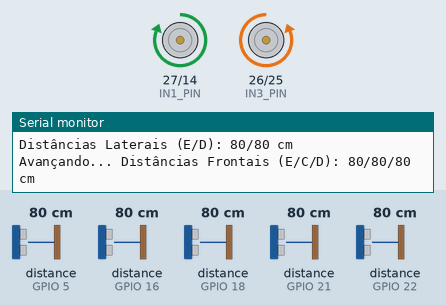
Recording of a program running on a simulated ESP32. Shown: motor-driver pin pairs drawn as motors (green arrow = first pin HIGH = forward, orange = second pin HIGH = backward, longer = more drive, scaled by the enable pin), the last lines printed to the serial monitor. Inputs (shaded band) come from the test bench; at power-on: distance to the obstacle (sensors on GPIO 18, GPIO 5, GPIO 16, GPIO 21, GPIO 22) 80 cm. The echo pulse lasts 58.3 µs per cm.

Above: at 1.2 s.
1.3 s: distance to the obstacle (sensor on GPIO 18) set to 42 cm
2.8 s: distance to the obstacle (sensor on GPIO 18) set to 35 cm
At 2.98 s:
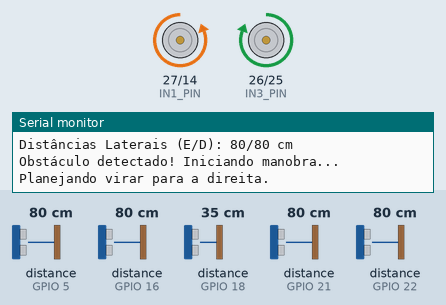
At 3.33 s:
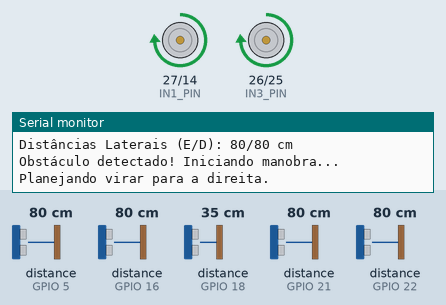
5.8 s: distance to the obstacle (sensor on GPIO 5) set to 120 cm
At 6.9 s:
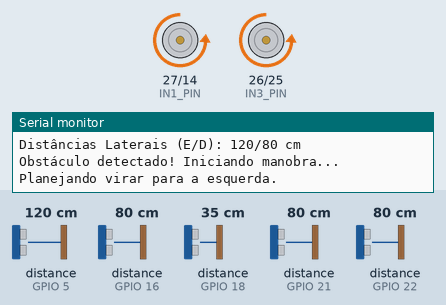
8.8 s: distance to the obstacle (sensor on GPIO 5) set to 2 cm
11.8 s: distance to the obstacle (sensor on GPIO 5) set to 250 cm
Timing chart, 0 to 15.8 s (numbered marks = the images above; inputs shaded):
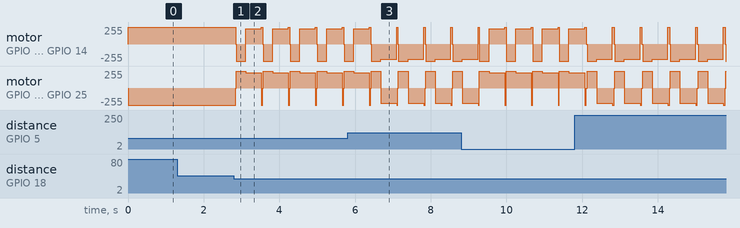

Measured:
- the behaviour switches between 40 and 39 cm on distance to the obstacle (sensor on GPIO 18) (found by bisection; images 0 and 1)

The program:

main.cpp
```cpp
#include <Arduino.h>
#include <Ultrasonic.h>

// --- 1. Definição dos Pinos ---
// É uma boa prática definir todos os pinos no início.
// Facilita a manutenção e a leitura do código.

// Motores (L298N)
// Motor Esquerda
const int ENA_PIN = 32; // Pino de Enable A (controle de velocidade)
const int IN1_PIN = 27;
const int IN2_PIN = 14;
// Motor Direita
const int ENB_PIN = 33; // Pino de Enable B (controle de velocidade)
const int IN3_PIN = 26;
const int IN4_PIN = 25;

// --- Pinos dos Sensores Ultrassônicos (HC-SR04) ---
// Sensores Frontais
const int TRIG_FRONT_LEFT_PIN = 19;
const int ECHO_FRONT_LEFT_PIN = 18;
const int TRIG_FRONT_RIGHT_PIN = 23;
const int ECHO_FRONT_RIGHT_PIN = 22;
const int TRIG_FRONT_CENTER_PIN = 17;
const int ECHO_FRONT_CENTER_PIN = 21;
// Sensores Laterais
const int TRIG_SIDE_LEFT_PIN = 4;
const int ECHO_SIDE_LEFT_PIN = 5;
const int TRIG_SIDE_RIGHT_PIN = 13;
const int ECHO_SIDE_RIGHT_PIN = 16;

// --- Configurações de PWM para Controle de Velocidade ---
const int PWM_FREQUENCY = 5000;    // Frequência do sinal PWM em Hz. 5000 é um bom valor para motores.
const int PWM_RESOLUTION = 8;      // Resolução em bits. 8 bits = valores de 0 a 255.
const int LEFT_MOTOR_CHANNEL = 0;  // Canal PWM para o motor da esquerda (ENA)
const int RIGHT_MOTOR_CHANNEL = 1; // Canal PWM para o motor da direita (ENB)

// --- Constantes de Comportamento ---
const int MOVE_SPEED = 255;          // Velocidade de movimento (0-255)
const int TURN_SPEED = 230;          // Velocidade de curva, mais lenta para precisão
const int OBSTACLE_DISTANCE_CM = 40; // Distância para considerar um obstáculo
const int REVERSE_DURATION_MS = 250; // Duração da manobra de ré
const int TURN_DURATION_MS = 400;    // Duração da curva

// --- Máquina de Estados (State Machine) ---
// Define os possíveis estados do robô.
enum RobotState {
  MOVING_FORWARD,
  MANEUVER_START,
  MANEUVER_REVERSING,
  MANEUVER_TURNING_LEFT,
  MANEUVER_TURNING_RIGHT
};

RobotState currentState = MOVING_FORWARD; // O robô começa andando para frente.
unsigned long stateChangeTimestamp = 0;   // Guarda o tempo em que uma manobra começou.


// --- 2. Criação do Objeto do Sensor ---
// Criamos uma "variável" especial do tipo Ultrasonic.
// A biblioteca cuidará da complexidade de ler os dados para nós.
Ultrasonic ultrasonicFrontLeft(TRIG_FRONT_LEFT_PIN, ECHO_FRONT_LEFT_PIN);
Ultrasonic ultrasonicFrontRight(TRIG_FRONT_RIGHT_PIN, ECHO_FRONT_RIGHT_PIN);
Ultrasonic ultrasonicFrontCenter(TRIG_FRONT_CENTER_PIN, ECHO_FRONT_CENTER_PIN);
Ultrasonic ultrasonicSideLeft(TRIG_SIDE_LEFT_PIN, ECHO_SIDE_LEFT_PIN);
Ultrasonic ultrasonicSideRight(TRIG_SIDE_RIGHT_PIN, ECHO_SIDE_RIGHT_PIN);

// --- Declarações das Funções de Movimento ---
// É uma boa prática declarar as funções aqui, antes de usá-las.
void moveForward();
void moveBackward();
void turnLeft();
void turnRight();

void stopMotors();

void setup() {
  // --- 3. Configuração Inicial (Roda uma vez) ---

  // Inicia a comunicação com o computador para podermos ver mensagens de debug.
  Serial.begin(115200);
  Serial.println("Iniciando o Robô...");

  // Configura todos os pinos de controle dos motores como SAÍDA (OUTPUT).
  pinMode(ENA_PIN, OUTPUT);
  pinMode(IN1_PIN, OUTPUT);
  pinMode(IN2_PIN, OUTPUT);
  pinMode(ENB_PIN, OUTPUT);
  pinMode(IN3_PIN, OUTPUT);
  pinMode(IN4_PIN, OUTPUT);

  // Configura os canais PWM com a frequência e resolução definidas.
  ledcSetup(LEFT_MOTOR_CHANNEL, PWM_FREQUENCY, PWM_RESOLUTION);
  ledcSetup(RIGHT_MOTOR_CHANNEL, PWM_FREQUENCY, PWM_RESOLUTION);

  // Associa os pinos ENA e ENB aos seus respectivos canais PWM.
  ledcAttachPin(ENA_PIN, LEFT_MOTOR_CHANNEL);
  ledcAttachPin(ENB_PIN, RIGHT_MOTOR_CHANNEL);
  // Garante que o robô comece parado.
  stopMotors();

  Serial.println("Setup concluído. Robô pronto.");
}

void loop() {
  // A função loop agora apenas gerencia o estado atual do robô.
  // A lógica é executada milhares de vezes por segundo, sem bloqueios.

  switch (currentState) {
    case MOVING_FORWARD: {
      moveForward();
      // Lê apenas os sensores frontais enquanto se move para frente.
      long distFrontLeft = ultrasonicFrontLeft.read();
      long distFrontCenter = ultrasonicFrontCenter.read();
      long distFrontRight = ultrasonicFrontRight.read();

      Serial.printf("Avançando... Distâncias Frontais (E/C/D): %ld/%ld/%ld cm\n",
                    distFrontLeft, distFrontCenter, distFrontRight);
      Serial.printf("Distâncias Laterais (E/D): %ld/%ld cm\n",
                    ultrasonicSideLeft.read(), ultrasonicSideRight.read());

      // Condição para iniciar uma manobra
      if ((distFrontLeft < OBSTACLE_DISTANCE_CM && distFrontLeft >= 2) ||
          (distFrontCenter < OBSTACLE_DISTANCE_CM && distFrontCenter >= 2) ||
          (distFrontRight < OBSTACLE_DISTANCE_CM && distFrontRight >= 2)) {
        currentState = MANEUVER_START;
      }
      break;
    }

    case MANEUVER_START: {
      Serial.println("Obstáculo detectado! Iniciando manobra...");
      stopMotors();
      // Lê os sensores laterais para decidir para onde virar.
      long distSideLeft = ultrasonicSideLeft.read();
      long distSideRight = ultrasonicSideRight.read();

      stateChangeTimestamp = millis(); // Marca o início da manobra de ré.
      currentState = MANEUVER_REVERSING;

      // Pré-decide para qual lado virar e armazena para o próximo estado.
      if (distSideLeft > distSideRight) {
        // Se o lado esquerdo tem mais espaço, vira para a esquerda.
        Serial.println("Planejando virar para a esquerda.");
        // Usamos um truque: mudamos para o estado de virar à esquerda, mas a ré ainda será executada.
        // Quando a ré terminar, ele já saberá para onde ir.
        currentState = MANEUVER_TURNING_LEFT;
      } else {
        Serial.println("Planejando virar para a direita.");
        currentState = MANEUVER_TURNING_RIGHT;
      }
      // Inicia a ré imediatamente
      moveBackward();
      break;
    }

    case MANEUVER_TURNING_LEFT:
    case MANEUVER_TURNING_RIGHT: {
      // Este estado é um pouco complexo: ele começa com a ré e depois vira.
      if (millis() - stateChangeTimestamp <= REVERSE_DURATION_MS) {
        // Ainda está no tempo da ré.
        moveBackward();
      } else if (millis() - stateChangeTimestamp <= REVERSE_DURATION_MS + TURN_DURATION_MS) {
        // O tempo da ré acabou, agora vira.
        if (currentState == MANEUVER_TURNING_LEFT) {
          turnLeft();
        } else {
          turnRight();
        }
      } else {
        // A manobra inteira (ré + curva) terminou.
        Serial.println("Manobra concluída. Retomando movimento.");
        currentState = MOVING_FORWARD;
      }
      break;
    }
  }
  delay(10); // Pequena pausa para não sobrecarregar o processador.
}

// --- 5. Definições das Funções de Movimento ---
// ATENÇÃO: As funções devem ser definidas FORA do loop().

void moveForward() {
  // Para ir para frente, ambos os motores giram para frente.
  // Motor Esquerda para frente
  digitalWrite(IN1_PIN, HIGH);
  digitalWrite(IN2_PIN, LOW);
  // Motor Direita para frente
  digitalWrite(IN3_PIN, LOW);
  digitalWrite(IN4_PIN, HIGH);

  // Define a velocidade para ambos os motores
  ledcWrite(LEFT_MOTOR_CHANNEL, MOVE_SPEED);
  ledcWrite(RIGHT_MOTOR_CHANNEL, MOVE_SPEED);
}

void moveBackward() {
  // Para ir para trás, ambos os motores giram para trás.
  // Motor Esquerda para trás
  digitalWrite(IN1_PIN, LOW);
  digitalWrite(IN2_PIN, HIGH);
  // Motor Direita para trás
  digitalWrite(IN3_PIN, HIGH);
  digitalWrite(IN4_PIN, LOW);

  // Define a velocidade para ambos os motores
  ledcWrite(LEFT_MOTOR_CHANNEL, MOVE_SPEED);
  ledcWrite(RIGHT_MOTOR_CHANNEL, MOVE_SPEED);
}

void turnRight() {
  // Para virar à direita no próprio eixo (pivô).
  // Motor Esquerda para frente
  digitalWrite(IN1_PIN, HIGH);
  digitalWrite(IN2_PIN, LOW);
  // Motor Direita para trás
  digitalWrite(IN3_PIN, HIGH);
  digitalWrite(IN4_PIN, LOW);

  // Define a velocidade para ambos os motores
  ledcWrite(LEFT_MOTOR_CHANNEL, TURN_SPEED);
  ledcWrite(RIGHT_MOTOR_CHANNEL, TURN_SPEED);
}

void turnLeft() {
  // Para virar à esquerda no próprio eixo (pivô).
  // Motor Esquerda para trás
  digitalWrite(IN1_PIN, LOW);
  digitalWrite(IN2_PIN, HIGH);
  // Motor Direita para frente
  digitalWrite(IN3_PIN, LOW);
  digitalWrite(IN4_PIN, HIGH);

  // Define a velocidade para ambos os motores
  ledcWrite(LEFT_MOTOR_CHANNEL, TURN_SPEED);
  ledcWrite(RIGHT_MOTOR_CHANNEL, TURN_SPEED);
}

void stopMotors() {
  // Para parar, colocamos LOW em ambos os pinos de controle de cada motor.
  digitalWrite(IN1_PIN, LOW);
  digitalWrite(IN2_PIN, LOW);
  digitalWrite(IN3_PIN, LOW);
  digitalWrite(IN4_PIN, LOW);

  // Também é uma boa prática zerar a velocidade via PWM.
  ledcWrite(LEFT_MOTOR_CHANNEL, 0);
  ledcWrite(RIGHT_MOTOR_CHANNEL, 0);
}
```
